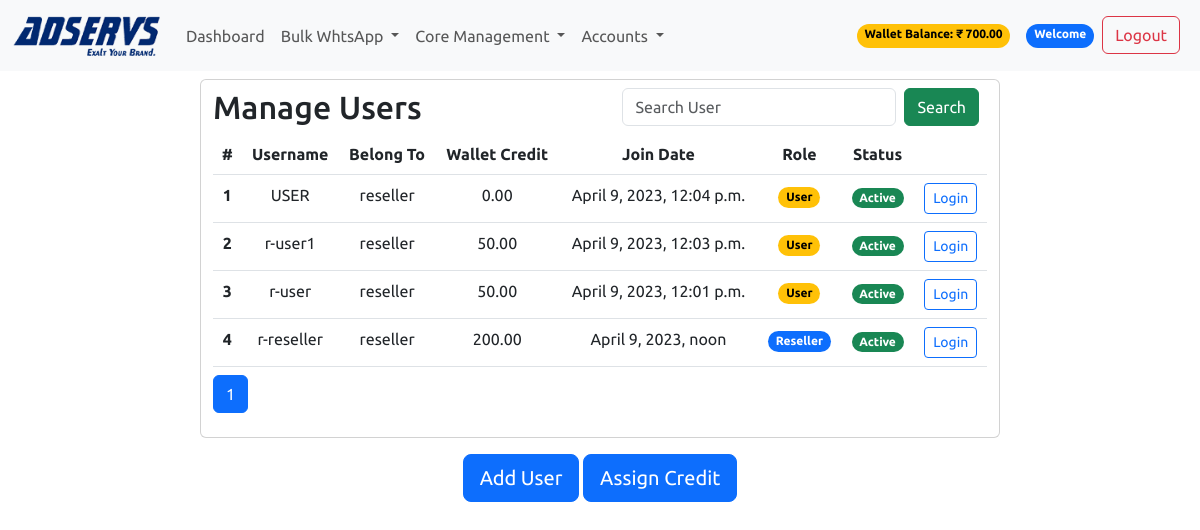
The app's page /manage_users/ (signed in) with its own data.
### accounts/models.py (models this page shows, shortened)
class Account(AbstractBaseUser):
    email = models.EmailField(unique=True, verbose_name='email address')
    username = models.CharField(max_length=20, unique=True)
    name = models.CharField(max_length=25, verbose_name="Client Name")
    phone_number = models.CharField(max_length=12)
    company_name = models.CharField(max_length=100)
    gst_number = models.CharField(max_length=100)
    address = models.CharField(max_length=255)
    city = models.CharField(max_length=100)
    state = models.CharField(max_length=100)
    country = models.CharField(max_length=100)
    pincode = models.CharField(max_length=100)
    wallet_balance = models.DecimalField(max_digits=10, decimal_places=2, default=0)
    date_joined = models.DateTimeField(auto_now_add=True)
    last_login = models.DateTimeField(auto_now_add=True)
    is_active = models.BooleanField(default=True)
    is_admin = models.BooleanField(default=False)
    is_staff = models.BooleanField(default=False)
    is_superuser = models.BooleanField(default=False)
    is_reseller = models.BooleanField(default=False)
    whtsapp_app = models.BooleanField(default=True)
    voice_app = models.BooleanField(default=False)
    reseller = models.ForeignKey('self', on_delete=models.CASCADE, null=True, blank=True, related_name='end_users')
    objects = MyAccountManager()
    USERNAME_FIELD = 'email'
    REQUIRED_FIELDS = ['username']
    def __str__(self):
        return self.username

### accounts/views.py (the view)
# urls.py: path('manage_users/', views.manage_users, name='manage_users'),
@login_required(login_url="signin")
def manage_users(request):
    reseller = request.user
    if not reseller.is_reseller:
        return HttpResponseForbidden()
    users = Account.objects.filter(reseller=reseller).order_by('-date_joined')
    search_query = request.GET.get('q')
    if search_query:
        users = users.filter(Q(username__icontains=search_query))
    page_number = request.GET.get('page_number', 1)
    users_per_page = 5
    paginator = Paginator(users, users_per_page)
    try:
        users = paginator.page(page_number)
    except PageNotAnInteger:
        users = paginator.page(1)
    except EmptyPage:
        users = paginator.page(paginator.num_pages)
    context = {'reseller': reseller, 'users': users}
    return render(request, 'usermanagement/manage_users.html', context)

### templates/usermanagement/manage_users.html (shortened to what this page needs)
{% extends 'base.html' %}
{% load static %}
{% block content %}
{% include 'includes/navbar.html' %}
<div class="container text-center card col-sm-8 my-2 py-2">
  <h2 class="d-flex align-items-center justify-content-between">Manage Users
    <form class="d-flex align-items-center" method="GET" action="">
      <div class="form-group">
        <input type="search" name="q" class="form-control" placeholder="Search User">
      </div>
      <button type="submit" class="btn btn-success mx-2">Search</button>
    </form>
  </h2>
  <table class="table m-auto table-hover mb-2">
    <thead>
      <tr>
        <th scope="col">#</th>
        <th scope="col">Username</th>
        <th scope="col">Belong To</th>
        <th scope="col">Wallet Credit</th>
        <th scope="col">Join Date</th>
        <th scope="col">Role</th>
        <th scope="col">Status</th>
        <th scope="col"></th>
      </tr>
    </thead>
    {% if users %}
    {% for user in users %}
    <tbody>
      <tr>
        <th scope="row">{{ forloop.counter }}</th>
        <td>{{ user.username }}</td>
        <td>{{ user.reseller }}</td>
        <td>{{ user.wallet_balance }}</td>
        <td>{{ user.date_joined }}</td>
        <td>{% if user.is_reseller %}<span class="badge rounded-pill text-bg-primary">Reseller</span>{% else %}<span class="badge rounded-pill text-bg-warning">User</span>{% endif %}</td>
        <td>
          <form action="{% url 'update_user_status' user.id %}" method="POST">
              {% if user.is_active %}
              <button type="submit" class="btn btn-link p-0" data-user-id="{{ user.id }}" data-status="{{ user.is_active }}" onclick="return confirm('Are you sure you want to inactivate this user?')">
                  <span class="badge rounded-pill text-bg-success">Active</span>
              </button>
              {% else %}
              <button type="submit" class="btn btn-link p-0" data-user-id="{{ user.id }}" data-status="{{ user.is_active }}" onclick="return confirm('Are you sure you want to activate this user?')">
                  <span class="badge rounded-pill text-bg-danger">Inactive</span>
              </button>
              {% endif %}
          </form>
        </td>
        <td><a target="_incognito" href="{% url 'login_as_user' user.id %}" class="btn btn-outline-primary btn-sm">Login</a></td>
      </tr>
    </tbody>
    {% endfor %}
    {% endif %}
  </table>
  <nav aria-label="Page navigation example">
    <ol class="pagination">
      {% for num in users.paginator.page_range %}
      {% if num == users.number %}
      <li class="page-item active"><a class="page-link" href="#">{{ num }}</a></li>
      {% elif num > users.number|add:-3 and num < users.number|add:3 %} <li class="page-item"><a class="page-link"
          href="{% url 'manage_users' %}?page_number={{ num }}">{{ num }}</a></li>
        {% endif %}
        {% endfor %}
    </ol>
  </nav>
</div>
<div class="container text-center py-2">
  <a class="btn btn-lg btn-primary" href=" {% url 'register_user' %}">Add User</a>
  <a class="btn btn-lg btn-primary" href=" {% url 'credit_debit' %}">Assign Credit</a>
</div>
{% endblock %}

### templates/base.html (shortened to what this page needs)
{% load static %}
<!DOCTYPE html>
<html lang="en">
<head>
    <link href="https://cdn.jsdelivr.net/npm/bootstrap@5.3.0-alpha1/dist/css/bootstrap.min.css" rel="stylesheet"
>
    <link rel="stylesheet" href="/static/assets/style.css">
</head>
<body class="d-flex flex-column min-vh-100">
    {% block content %}
    {% endblock %}
</body>
</html>

### templates/includes/navbar.html (shortened to what this page needs)
{% load static %}
<nav class="navbar navbar-expand-lg bg-body-tertiary sticky-top">
    <div class="container-fluid">
        <a class="navbar-brand" href="{% url 'index' %}">
            <img src="{% static 'assets/img/logo.png' %}" alt="AdServs" width="150" height="45">
        </a>
        <div class="collapse navbar-collapse" id="navbarSupportedContent">
            <ul class="navbar-nav me-auto mb-2 mb-lg-0 flex-grow-1">
                <li class="nav-item">
                    <a class="nav-link" aria-current="page" href="{% url 'index' %}">Dashboard</a>
                </li>
                {% if request.user.whtsapp_app %}
                <li class="nav-item dropdown">
                    <a class="nav-link dropdown-toggle" href="#" role="button" data-bs-toggle="dropdown"
                        aria-expanded="false">
                        Bulk WhtsApp
                    </a>
                </li>
                {% endif %}
                {% if request.user.is_reseller %}
                <li class="nav-item dropdown">
                    <a class="nav-link dropdown-toggle" href="#" role="button" data-bs-toggle="dropdown"
                        aria-expanded="false">
                        Core Management
                    </a>
                </li>
                {% endif %}
                <li class="nav-item dropdown">
                    <a class="nav-link dropdown-toggle" href="#" role="button" data-bs-toggle="dropdown"
                        aria-expanded="false">
                        Accounts
                    </a>
                </li>
                <div class="d-flex ms-auto">
                    {% if user.is_authenticated %}
                    <li class="nav-item px-4"></li>
                        <span class="badge rounded-pill text-bg-warning my-2">Wallet Balance: ₹ {{ user.wallet_balance }}</span>
                    <li class="nav-item px-2"></li>
                        <span class="badge rounded-pill text-bg-primary my-2">Welcome {{ user.name }}</span>
                    <li class="nav-item px-2">
                        <a href="{% url 'logout' %}" class="btn btn-outline-danger">Logout</a>
                    </li>
                    {% endif %}
                </div>
            </ul>
        </div>
    </div>
</nav>

### static/assets/style.css (style rules this page uses)
*, *:before, *:after { margin: 0; padding: 0; box-sizing: border-box; font-family: 'Ubuntu', sans-serif; }

### records on screen
Account: wallet_balance "700.00"
Account: username "USER", reseller "reseller", wallet_balance "0.00", date_joined "April 9, 2023, 12:04 p.m.", is_reseller "User"
Account: username "r-user1", reseller "reseller", wallet_balance "50.00", date_joined "April 9, 2023, 12:03 p.m.", is_reseller "User"
Account: username "r-user", reseller "reseller", wallet_balance "50.00", date_joined "April 9, 2023, 12:01 p.m.", is_reseller "User"
Account: username "r-reseller", reseller "reseller", wallet_balance "200.00", date_joined "April 9, 2023, noon", is_reseller "Reseller"

### other values on screen
{{ num }} "1"
